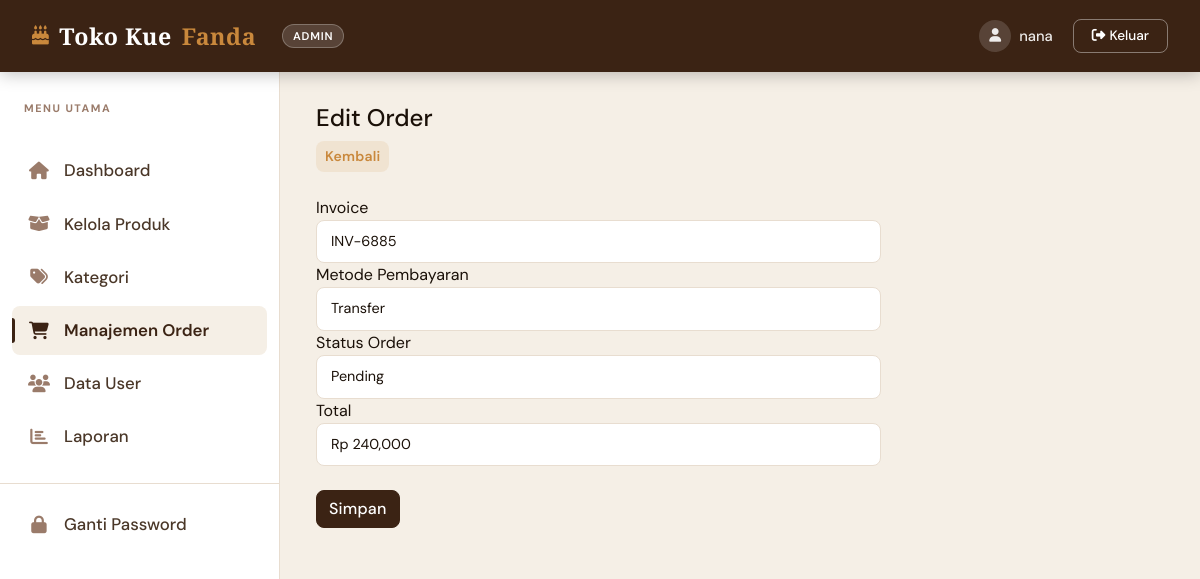
Screenshot of /admin/order_edit.php?id=3 (signed in) with the database file from the repository.
### tables this page shows
CREATE TABLE `orders` (
  `orders_id` int(11) NOT NULL,
  `invoice` varchar(50) NOT NULL,
  `user_id` int(11) NOT NULL,
  `total` int(11) NOT NULL,
  `pajak` int(11) NOT NULL,
  `metode_pembayaran` varchar(50) NOT NULL,
  `status` enum('pending','dibayar','selesai','batal') NOT NULL DEFAULT 'pending',
  `created_at` timestamp NOT NULL DEFAULT current_timestamp()
);

### admin/order_edit.php (the view, shortened to what this page needs)
<?php
include 'header.php';
include '../koneksi.php';
?>
<div class="container">
    <div class="panel">
        <div class="panel-heading">
            <h4>Edit Order</h4>
        </div>
        <div class="panel-body">
            <div class="col-md-8 col-md-offset-2">
                <a href="order.php"
                   class="btn btn-sm btn-info pull-right">
                    Kembali
                </a>
                <br><br>
                <?php
                $id = $_GET['id'];
                $data = mysqli_query($koneksi,
                    "SELECT * FROM orders
                     WHERE orders_id='$id'");
                while($d = mysqli_fetch_array($data)){
                ?>
                <form method="POST"
                      action="order_update.php">
                    <div class="form-group">
                        <label>Invoice</label>
                        <input type="text"
                               name="invoice"
                               class="form-control"
                               required
                               value="<?php echo $d['invoice']; ?>">
                    </div>
                    <div class="form-group">
                        <label>Metode Pembayaran</label>
                        <select name="metode_pembayaran"
                                class="form-control"
                                required>
                            <option value="Transfer"
                                <?php
                                if($d['metode_pembayaran'] == 'Transfer'){
                                    echo "selected";
                                }
                                ?>>
                                Transfer
                            </option>
                        </select>
                    </div>
                    <div class="form-group">
                        <label>Status Order</label>
                        <select name="status"
                            class="form-control"
                            required>
                        <option value="pending"
                            <?= ($d['status']=="pending")?"selected":"" ?>>
                            Pending
                        </option>
                        </select>
                    </div>
                    <div class="form-group">
                        <label>Total</label>
                        <input type="text"
                               class="form-control"
                               value="Rp <?php echo number_format($d['total']); ?>"
                               readonly>
                    </div>
                    <br>
                    <input type="submit"
                           class="btn btn-primary"
                           value="Simpan">
                </form>
                <?php } ?>
            </div>
        </div>
    </div>
</div>
<?php include 'footer.php'; ?>

### admin/style.css (style rules this page uses)
:root { --brown-dark: #3B2314; --brown-mid: #5C3D2E; --brown-light: #8B5E3C; --cream-bg: #F5EFE6; --cream-card: #FDF9F4; --cream-border: #E8DDD0; --accent-gold: #C9883C; --accent-rose: #C97B8C; --text-dark: #1A1008; --text-mid: #4A3728; --text-muted: #9A7B6A; --sidebar-w: 280px; --topbar-h: 72px; --radius: 14px; --radius-sm: 8px; --shadow: 0 4px 24px rgba(59,35,20,.10); --shadow-card: 0 2px 12px rgba(59,35,20,.08); --transition: all .25s cubic-bezier(.4,0,.2,1); }
*, *::before, *::after { box-sizing: border-box; margin: 0; padding: 0; }
html { scroll-behavior: smooth; }
body { font-family: 'DM Sans', sans-serif; background: var(--cream-bg); color: var(--text-dark); min-height: 100vh; overflow-x: hidden; }
.main-content > .container, .container { max-width: 100% !important; padding: 0; }
.btn { font-family: 'DM Sans', sans-serif !important; font-weight: 500 !important; border-radius: var(--radius-sm) !important; transition: var(--transition) !important; letter-spacing: .2px; }
.btn-primary { background: var(--brown-dark) !important; border-color: var(--brown-dark) !important; color: #fff !important; }
.btn-info { background: rgba(201,136,60,.12) !important; border-color: transparent !important; color: var(--accent-gold) !important; font-weight: 600 !important; }
.form-control, .form-select { border: 1.5px solid var(--cream-border) !important; border-radius: var(--radius-sm) !important; padding: 10px 14px !important; font-size: .9rem !important; font-family: 'DM Sans', sans-serif !important; background: #fff !important; color: var(--text-dark) !important; transition: var(--transition) !important; }
.form-control::placeholder { color: var(--text-muted) !important; }
body { background: var(--cream-bg) !important; }

### rows the page displays
orders: invoice "INV-6885", metode_pembayaran "Transfer", status "Pending", total "Rp 240,000"

### other values shown
$_SESSION['username'] "nana"
